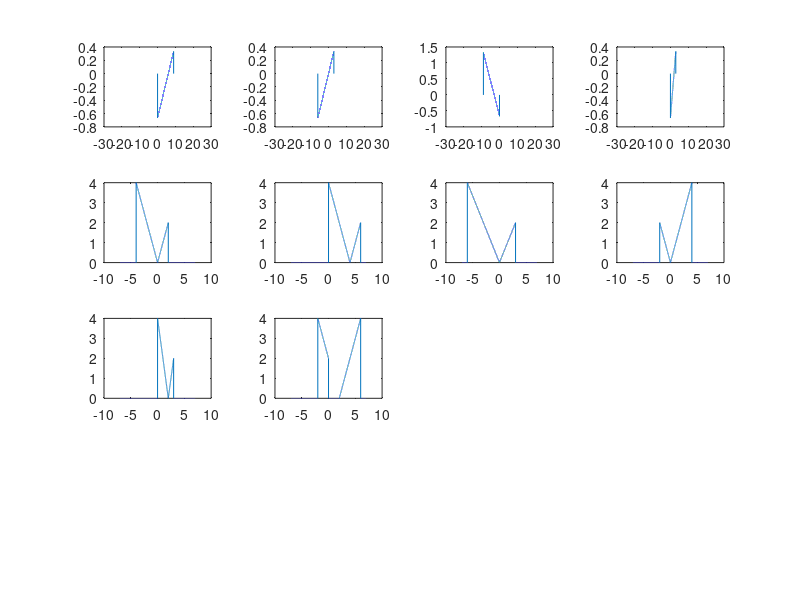

Here is the MATLAB script that generated this plot:
% Fall 2018
% Name: Terry-Ann Sneed 
% Lab 3: Operations on signals

clc close all clear all 

% Exercises 

% 1.

t1=-25:0.001:25; 

fa1=((1/6)*t1-2).*rectpuls(t1-((15-6)/2),9) +  ((-1/18)*t1+(4/3)).*rectpuls(t1-((24-15)/2),9); 
fb1=((1/6)*(t1+6)-2).*rectpuls((t1+6)-((15-6)/2),9) +  ((-1/18)*(t1+6)+(4/3)).*rectpuls((t1+6)-((24-15)/2),9); 
fc1=((1/6)*(-t1)-2).*rectpuls((-t1)-((15-6)/2),9) + ((-1/18)*(t1)+(4/3)).*rectpuls((-t1)-((24-15)/2),9); 
fd1=((1/6)*(3*t1)-2).*rectpuls((3*t1)-((15-6)/2),9) +  ((-1/18)*(3*t1)+(4/3)).*rectpuls((3*t1)-((24-15)/2),9);

subplot(4,4,1),plot(t1,fa1); 
subplot(4,4,2),plot(t1,fb1); 
subplot(4,4,3),plot(t1,fc1); 
subplot(4,4,4),plot(t1,fd1); 

% 2.

t2=-7:0.001:7; 

fa2=-t2.*rectpuls(t2-(-4/2),4) + t2.*rectpuls(t2-1,2); 
fb2=-(t2-4).*rectpuls((t2-4)-(-4/2),4) + (t2-4).*rectpuls((t2-4)-1,2); 
fc2=-(t2/1.5).*rectpuls((t2/1.5)-(-4/2),4) +  (t2/1.5).*rectpuls((t2/1.5)-1,2); 
fd2=-(-t2).*rectpuls((-t2)-(-4/2),4) + (-t2).*rectpuls((-t2)-1,2); 
fe2=-(2*t2-4).*rectpuls((2*t2-4)-(-4/2),4) +  (2*t2-4).*rectpuls((2*t2-4)-1,2); 
ff2=-(-t2+2).*rectpuls((-t2+2)-(-4/2),4) + (-t2+2).*rectpuls((t2+2)-1,2);

subplot(4,4,5),plot(t2,fa2); 
subplot(4,4,6),plot(t2,fb2); 
subplot(4,4,7),plot(t2,fc2); 
subplot(4,4,8),plot(t2,fd2); 
subplot(4,4,9),plot(t2,fe2); 
subplot(4,4,10),plot(t2,ff2);

